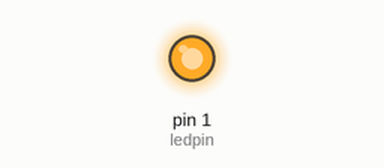
Simulated run of this sketch. Board: Arduino Uno, built with avr-gcc and run on an emulated ATmega328P. On the bench: output pins drawn as LEDs (lit = HIGH).

Above: at 0.1 s.
Timing chart, 0 to 1.6 s (numbered marks = the images above):
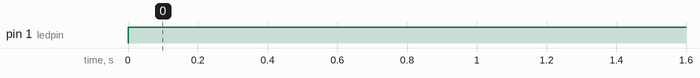

The sketch:

sketch_dec9a.ino
```cpp
int ledpin = 1;

void setup() {
  // put your setup code here, to run once:
  pinMode(ledpin,OUTPUT);
}

void loop() {
  // put your main code here, to run repeatedly:
  digitalWrite(ledpin,"TRUE");
  delay(2000);
  digitalWrite(ledpin,"FALSE");
  delay(2000);
}
```

Measured:
- by itself, pin 1 (ledpin): LOW → HIGH at 0.00 s
